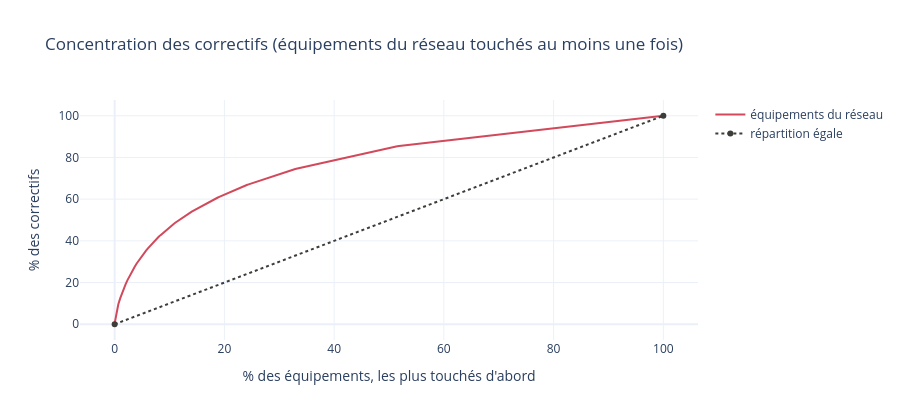

Here is the notebook cell this chart was saved with:
### Code cell
reel = par_eq[~est_exclu(par_eq["famille"])]["correctifs"].sort_values(ascending=False)
part_eq = np.arange(1, len(reel) + 1) / len(reel) * 100
part_corr = reel.cumsum().values / reel.sum() * 100
idx = np.unique(np.linspace(0, len(reel) - 1, 300).astype(int))
fig = go.Figure(go.Scatter(x=part_eq[idx], y=part_corr[idx], line_color=COUL_OT[1], name="équipements du réseau"))
fig.add_trace(go.Scatter(x=[0, 100], y=[0, 100], line=dict(dash="dot", color="#3d3d3a"), name="répartition égale"))
fig.update_layout(title="Concentration des correctifs (équipements du réseau touchés au moins une fois)",
                  xaxis_title="% des équipements, les plus touchés d'abord", yaxis_title="% des correctifs",
                  template=TEMPLATE, height=420)
fig.show()
for p in (1, 10, 20):
    print(f"Les {p} % d'équipements les plus touchés portent {np.interp(p, part_eq, part_corr):.0f} % des correctifs")

### Figure 1 — Plotly figure (JSON) as saved in the notebook; plotly's stock layout.template omitted (floating-point values rounded to 4 significant figures; data arrays with more than 128 entries replaced by an {"elided": "..."} marker saying what was removed)
{"data": [{"line": {"color": "#d1495b"}, "name": "équipements du réseau", "type": "scatter", "x": {"elided": "300 float values"}, "y": {"elided": "300 float values"}}, {"line": {"color": "#3d3d3a", "dash": "dot"}, "name": "répartition égale", "type": "scatter", "x": [0, 100], "y": [0, 100]}], "layout": {"height": 420, "title": {"text": "Concentration des correctifs (équipements du réseau touchés au moins une fois)"}, "xaxis": {"title": {"text": "% des équipements, les plus touchés d'abord"}}, "yaxis": {"title": {"text": "% des correctifs"}}}}
